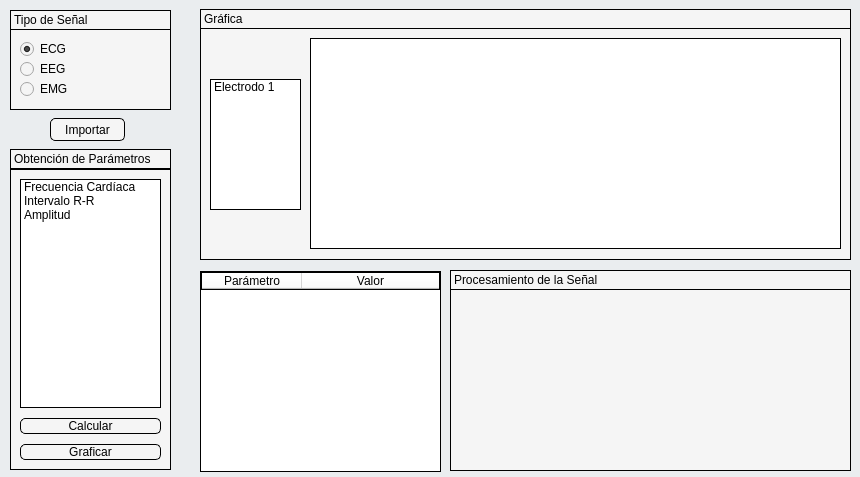
<?xml version="1.0" encoding="UTF-8"?>
<ui version="4.0">
 <class>MainWindow</class>
 <widget class="QMainWindow" name="MainWindow">
  <property name="geometry">
   <rect>
    <x>0</x>
    <y>0</y>
    <width>860</width>
    <height>477</height>
   </rect>
  </property>
  <property name="maximumSize">
   <size>
    <width>860</width>
    <height>494</height>
   </size>
  </property>
  <property name="windowTitle">
   <string>MainWindow</string>
  </property>
  <property name="styleSheet">
   <string notr="true">background-color: rgb(234, 237, 239)
</string>
  </property>
  <widget class="QWidget" name="centralwidget">
   <widget class="QFrame" name="frame">
    <property name="geometry">
     <rect>
      <x>10</x>
      <y>10</y>
      <width>161</width>
      <height>100</height>
     </rect>
    </property>
    <property name="styleSheet">
     <string notr="true">border: 1px solid rgb(0,0,0);
background-color: rgb(245, 245, 245)</string>
    </property>
    <property name="frameShape">
     <enum>QFrame::StyledPanel</enum>
    </property>
    <property name="frameShadow">
     <enum>QFrame::Raised</enum>
    </property>
    <property name="lineWidth">
     <number>20</number>
    </property>
    <widget class="QLabel" name="label">
     <property name="geometry">
      <rect>
       <x>0</x>
       <y>0</y>
       <width>161</width>
       <height>20</height>
      </rect>
     </property>
     <property name="text">
      <string>Tipo de Señal</string>
     </property>
     <property name="alignment">
      <set>Qt::AlignLeading|Qt::AlignLeft|Qt::AlignVCenter</set>
     </property>
    </widget>
    <widget class="QRadioButton" name="radioButton">
     <property name="geometry">
      <rect>
       <x>10</x>
       <y>30</y>
       <width>80</width>
       <height>18</height>
      </rect>
     </property>
     <property name="styleSheet">
      <string notr="true">border: 0px transparent black;</string>
     </property>
     <property name="text">
      <string>ECG</string>
     </property>
     <property name="checked">
      <bool>true</bool>
     </property>
    </widget>
    <widget class="QRadioButton" name="radioButton_2">
     <property name="geometry">
      <rect>
       <x>10</x>
       <y>50</y>
       <width>80</width>
       <height>18</height>
      </rect>
     </property>
     <property name="styleSheet">
      <string notr="true">border: 0px transparent black;</string>
     </property>
     <property name="text">
      <string>EEG</string>
     </property>
    </widget>
    <widget class="QRadioButton" name="radioButton_3">
     <property name="geometry">
      <rect>
       <x>10</x>
       <y>70</y>
       <width>80</width>
       <height>18</height>
      </rect>
     </property>
     <property name="styleSheet">
      <string notr="true">border: 0px transparent black;</string>
     </property>
     <property name="text">
      <string>EMG</string>
     </property>
    </widget>
   </widget>
   <widget class="QPushButton" name="pushButton">
    <property name="geometry">
     <rect>
      <x>50</x>
      <y>118</y>
      <width>75</width>
      <height>23</height>
     </rect>
    </property>
    <property name="styleSheet">
     <string notr="true">background-color: rgb(245, 245, 245);
border-radius: 5px;
border: 1px solid rgb(0,0,0);</string>
    </property>
    <property name="text">
     <string>Importar</string>
    </property>
   </widget>
   <widget class="QFrame" name="frame_2">
    <property name="geometry">
     <rect>
      <x>10</x>
      <y>149</y>
      <width>161</width>
      <height>321</height>
     </rect>
    </property>
    <property name="styleSheet">
     <string notr="true">background-color: rgb(245, 245, 245);
border: 1px solid rgb(0,0,0);</string>
    </property>
    <property name="frameShape">
     <enum>QFrame::StyledPanel</enum>
    </property>
    <property name="frameShadow">
     <enum>QFrame::Raised</enum>
    </property>
    <widget class="QLabel" name="label_2">
     <property name="geometry">
      <rect>
       <x>0</x>
       <y>0</y>
       <width>161</width>
       <height>20</height>
      </rect>
     </property>
     <property name="text">
      <string>Obtención de Parámetros</string>
     </property>
     <property name="alignment">
      <set>Qt::AlignLeading|Qt::AlignLeft|Qt::AlignVCenter</set>
     </property>
    </widget>
    <widget class="QWidget" name="verticalLayoutWidget">
     <property name="geometry">
      <rect>
       <x>0</x>
       <y>20</y>
       <width>161</width>
       <height>301</height>
      </rect>
     </property>
     <layout class="QVBoxLayout" name="verticalLayout" stretch="0,0,0">
      <property name="spacing">
       <number>10</number>
      </property>
      <property name="leftMargin">
       <number>10</number>
      </property>
      <property name="topMargin">
       <number>10</number>
      </property>
      <property name="rightMargin">
       <number>10</number>
      </property>
      <property name="bottomMargin">
       <number>10</number>
      </property>
      <item>
       <widget class="QListWidget" name="listWidget">
        <property name="styleSheet">
         <string notr="true">background-color: rgb(255, 255, 255)</string>
        </property>
        <property name="selectionMode">
         <enum>QAbstractItemView::MultiSelection</enum>
        </property>
        <item>
         <property name="text">
          <string>Frecuencia Cardíaca</string>
         </property>
        </item>
        <item>
         <property name="text">
          <string>Intervalo R-R</string>
         </property>
        </item>
        <item>
         <property name="text">
          <string>Amplitud</string>
         </property>
        </item>
       </widget>
      </item>
      <item>
       <widget class="QPushButton" name="pushButton_3">
        <property name="sizePolicy">
         <sizepolicy hsizetype="Minimum" vsizetype="Fixed">
          <horstretch>0</horstretch>
          <verstretch>0</verstretch>
         </sizepolicy>
        </property>
        <property name="styleSheet">
         <string notr="true">background-color: rgb(245, 245, 245);
border-radius: 5px;
border: 1px solid rgb(0,0,0);</string>
        </property>
        <property name="text">
         <string>Calcular</string>
        </property>
       </widget>
      </item>
      <item>
       <widget class="QPushButton" name="pushButton_2">
        <property name="styleSheet">
         <string notr="true">background-color: rgb(245, 245, 245);
border-radius: 5px;
border: 1px solid rgb(0,0,0);</string>
        </property>
        <property name="text">
         <string>Graficar</string>
        </property>
       </widget>
      </item>
     </layout>
    </widget>
   </widget>
   <widget class="QTableWidget" name="tableWidget">
    <property name="geometry">
     <rect>
      <x>200</x>
      <y>271</y>
      <width>241</width>
      <height>201</height>
     </rect>
    </property>
    <property name="styleSheet">
     <string notr="true">background-color: rgb(255, 255, 255);
border: 1px solid rgb(0,0,0);
header-color: rgb(245, 245, 245);</string>
    </property>
    <property name="frameShape">
     <enum>QFrame::Panel</enum>
    </property>
    <property name="frameShadow">
     <enum>QFrame::Plain</enum>
    </property>
    <property name="columnCount">
     <number>2</number>
    </property>
    <attribute name="horizontalHeaderVisible">
     <bool>true</bool>
    </attribute>
    <attribute name="horizontalHeaderHighlightSections">
     <bool>false</bool>
    </attribute>
    <attribute name="horizontalHeaderStretchLastSection">
     <bool>true</bool>
    </attribute>
    <attribute name="verticalHeaderVisible">
     <bool>false</bool>
    </attribute>
    <attribute name="verticalHeaderHighlightSections">
     <bool>false</bool>
    </attribute>
    <column>
     <property name="text">
      <string>Parámetro</string>
     </property>
     <property name="background">
      <color>
       <red>245</red>
       <green>245</green>
       <blue>245</blue>
      </color>
     </property>
    </column>
    <column>
     <property name="text">
      <string>Valor</string>
     </property>
    </column>
   </widget>
   <widget class="QFrame" name="frame_3">
    <property name="geometry">
     <rect>
      <x>450</x>
      <y>270</y>
      <width>401</width>
      <height>201</height>
     </rect>
    </property>
    <property name="styleSheet">
     <string notr="true">background-color: rgb(245, 245, 245);
border: 1px solid rgb(0,0,0);</string>
    </property>
    <property name="frameShape">
     <enum>QFrame::StyledPanel</enum>
    </property>
    <property name="frameShadow">
     <enum>QFrame::Raised</enum>
    </property>
    <widget class="QLabel" name="label_3">
     <property name="geometry">
      <rect>
       <x>0</x>
       <y>0</y>
       <width>401</width>
       <height>20</height>
      </rect>
     </property>
     <property name="text">
      <string>Procesamiento de la Señal</string>
     </property>
     <property name="alignment">
      <set>Qt::AlignLeading|Qt::AlignLeft|Qt::AlignVCenter</set>
     </property>
    </widget>
   </widget>
   <widget class="QFrame" name="frame_4">
    <property name="geometry">
     <rect>
      <x>200</x>
      <y>9</y>
      <width>651</width>
      <height>251</height>
     </rect>
    </property>
    <property name="styleSheet">
     <string notr="true">background-color: rgb(245, 245, 245);
border: 1px solid rgb(0,0,0);</string>
    </property>
    <property name="frameShape">
     <enum>QFrame::StyledPanel</enum>
    </property>
    <property name="frameShadow">
     <enum>QFrame::Raised</enum>
    </property>
    <widget class="QLabel" name="label_4">
     <property name="geometry">
      <rect>
       <x>0</x>
       <y>0</y>
       <width>651</width>
       <height>20</height>
      </rect>
     </property>
     <property name="text">
      <string>Gráfica</string>
     </property>
     <property name="alignment">
      <set>Qt::AlignLeading|Qt::AlignLeft|Qt::AlignVCenter</set>
     </property>
    </widget>
    <widget class="QListWidget" name="listWidget_2">
     <property name="geometry">
      <rect>
       <x>10</x>
       <y>70</y>
       <width>91</width>
       <height>131</height>
      </rect>
     </property>
     <property name="styleSheet">
      <string notr="true">background-color: rgb(255, 255, 255)</string>
     </property>
     <item>
      <property name="text">
       <string>Electrodo 1</string>
      </property>
     </item>
    </widget>
    <widget class="QFrame" name="frame_5">
     <property name="geometry">
      <rect>
       <x>110</x>
       <y>29</y>
       <width>531</width>
       <height>211</height>
      </rect>
     </property>
     <property name="styleSheet">
      <string notr="true">background-color: rgb(255, 255, 255)
</string>
     </property>
     <property name="frameShape">
      <enum>QFrame::StyledPanel</enum>
     </property>
     <property name="frameShadow">
      <enum>QFrame::Raised</enum>
     </property>
    </widget>
   </widget>
  </widget>
 </widget>
 <resources/>
 <connections/>
</ui>
